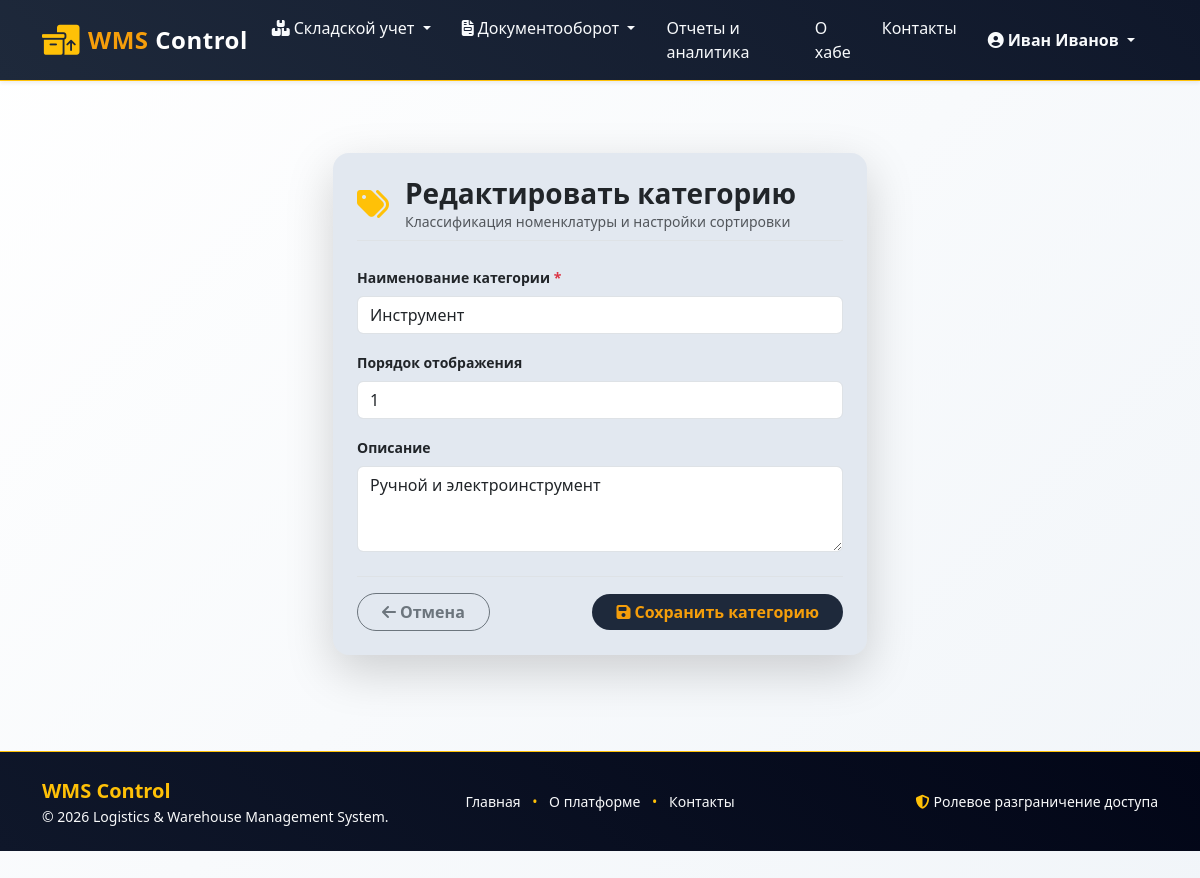
Page /inventory/manage/categories/1/edit/ (signed in) on the committed database.
### inventory/models.py (models this page shows, shortened)
class Category(models.Model):
    name = models.CharField(_('Category name'), max_length=100)
    description = models.TextField(_('Description'), blank=True)
    display_order = models.IntegerField(_('Display order'), default=0)
    class Meta:
        verbose_name = _('Category')
        verbose_name_plural = _('Categories')
        ordering = ['display_order', 'name']

### inventory/views.py (the view)
# urls.py: path('manage/categories/<int:pk>/edit/', views.CategoryUpdateView.as_view(), name='category_update'),
class CategoryUpdateView(ManagerRequiredMixin, UpdateView):
    model = Category
    form_class = CategoryForm
    template_name = 'inventory/manage/category_form.html'
    success_url = reverse_lazy('inventory:manage_category_list')

### inventory/forms.py
class CategoryForm(forms.ModelForm):
    class Meta:
        model = Category
        fields = ['name', 'description', 'display_order']
        widgets = {
            'name': forms.TextInput(attrs={'class': 'form-control', 'placeholder': _('e.g., Fasteners, Electronics')}),
            'description': forms.Textarea(attrs={'class': 'form-control', 'rows': 3}),
            'display_order': forms.NumberInput(attrs={'class': 'form-control'}),
        }

### inventory/mixins.py (called while the page is built)
    def dispatch(self, request, *args, **kwargs):
        if not request.user.is_authenticated:
            return self.handle_no_permission()
        if request.user.is_superuser:
            return super().dispatch(request, *args, **kwargs)
        user_role = getattr(getattr(request.user, 'profile', None), 'role', None)
        if user_role in ['manager', 'admin']:
            return super().dispatch(request, *args, **kwargs)
        raise PermissionDenied

### templates/inventory/manage/category_form.html (shortened to what this page needs)
{% extends 'base.html' %}
{% load i18n %}
{% block content %}
<div class="container py-4 py-lg-5">
    <div class="row justify-content-center">
        <div class="col-12 col-md-8 col-lg-6">
            <div class="card border-0 shadow-lg rounded-4 p-4" style="background-color: var(--card-background-color-dark, #ffffff);">
                <div class="d-flex align-items-center mb-4 pb-2 border-bottom">
                    <i class="fa-solid fa-tags fa-2x text-warning me-3"></i>
                    <div>
                        <h3 class="fw-bold mb-0">
                            {% if object %}{% translate "Edit Category" %}{% else %}{% translate "Create Category" %}{% endif %}
                        </h3>
                        <p class="text-muted small mb-0">{% translate "Nomenclature classification and sorting settings" %}</p>
                    </div>
                </div>
                <form method="post" novalidate>
                    <div class="mb-3">
                        <label for="{{ form.name.id_for_label }}" class="form-label fw-semibold small">
                            {{ form.name.label }} <span class="text-danger">*</span>
                        </label>
                        {{ form.name }}
                    </div>
                    <div class="mb-3">
                        <label for="{{ form.display_order.id_for_label }}" class="form-label fw-semibold small">
                            {{ form.display_order.label }}
                        </label>
                        {{ form.display_order }}
                    </div>
                    <div class="mb-3">
                        <label for="{{ form.description.id_for_label }}" class="form-label fw-semibold small">
                            {{ form.description.label }}
                        </label>
                        {{ form.description }}
                    </div>
                    <div class="d-flex justify-content-between align-items-center mt-4 pt-3 border-top">
                        <a href="{% url 'inventory:manage_category_list' %}" class="btn btn-outline-secondary rounded-pill fw-semibold px-4">
                            <i class="fa-solid fa-arrow-left me-1"></i>{% translate "Cancel" %}
                        </a>
                        <button type="submit" class="btn btn-dark fw-bold rounded-pill px-4" style="background-color: var(--navbar-background-color-light, #212529); color: var(--navbar-text-color-dark, #ffffff); border: none;">
                            <i class="fa-solid fa-floppy-disk me-1"></i>{% translate "Save Category" %}
                        </button>
                    </div>
                </form>
            </div>
        </div>
    </div>
</div>
{% endblock %}

### templates/base.html (shortened to what this page needs)
<!DOCTYPE html>
{% load static %}
{% load i18n %}
<html lang="{{ LANGUAGE_CODE|default:'ru' }}">
<head>
    <link href="https://cdn.jsdelivr.net/npm/bootstrap@5.3.3/dist/css/bootstrap.min.css" rel="stylesheet">
    <link rel="stylesheet" href="https://cdnjs.cloudflare.com/ajax/libs/font-awesome/6.7.2/css/all.min.css">
    <link rel="stylesheet" href="https://cdn.datatables.net/1.13.8/css/dataTables.bootstrap5.min.css">
    <link rel="stylesheet" href="{% static 'css/site.css' %}">
</head>
<body class="d-flex flex-column min-vh-100 bg-light">
    <header>
        <nav class="navbar navbar-expand-lg navbar-dark bg-dark border-bottom border-warning shadow-sm mb-4">
            <div class="container">
                <a class="navbar-brand fw-bold text-warning d-flex align-items-center" href="{% url 'index' %}">
                    <i class="fa-solid fa-boxes-packing fa-lg me-2 text-warning"></i>
                    <span>WMS <span class="text-white">Control</span></span>
                </a>
                <div class="collapse navbar-collapse" id="mainMenu">
                    <ul class="navbar-nav me-auto mb-2 mb-lg-0">
                        {% if user.is_authenticated %}
                            <li class="nav-item dropdown">
                                <a class="nav-link dropdown-toggle text-light" href="#" id="inventoryDropdown" role="button" data-bs-toggle="dropdown" aria-expanded="false">
                                    <i class="fa-solid fa-boxes-stacked me-1"></i>{% trans "Inventory" %}
                                </a>
                            </li>
                            <li class="nav-item dropdown">
                                <a class="nav-link dropdown-toggle text-light" href="#" id="ordersDropdown" role="button" data-bs-toggle="dropdown" aria-expanded="false">
                                    <i class="fa-solid fa-file-invoice me-1"></i>{% trans "Documents" %}
                                </a>
                            </li>
							{% if user.profile.role == 'manager' or user.is_superuser %}
								<li class="nav-item">
									<a class="nav-link text-light" href="{% url 'orders:reports_dashboard' %}">
									   {% trans "Reports" %}
									</a>
								</li>
							{% endif %}
                        {% endif %}
                        <li class="nav-item">
                            <a class="nav-link text-light" href="{% url 'about' %}">{% trans "About Hub" %}</a>
                        </li>
                        <li class="nav-item">
                            <a class="nav-link text-light" href="{% url 'contact' %}">{% trans "Contacts" %}</a>
                        </li>
                    </ul>
                    <div class="d-flex align-items-center gap-3">
                        <ul class="navbar-nav">
                            {% if user.is_authenticated %}
                                <li class="nav-item dropdown">
                                    <a class="nav-link dropdown-toggle text-warning fw-semibold" href="#" id="userDropdown"
                                       role="button" data-bs-toggle="dropdown" aria-expanded="false">
                                        <i class="fa-solid fa-circle-user me-1"></i>{{ user.get_full_name|default:user.username }}
                                    </a>
                                </li>
                            {% else %}
                                <div class="d-flex gap-2">
                                    <a href="{% url 'accounts:login' %}" class="btn btn-outline-warning btn-sm fw-semibold">{% trans "Log in" %}</a>
                                </div>
                            {% endif %}
                        </ul>
                    </div>
                </div>
            </div>
        </nav>
    </header>
    <main role="main" class="flex-grow-1 pb-5">
        <div class="container">
            {% block content %}{% endblock content %}
        </div>
    </main>
	<footer class="bg-dark text-light py-4 border-top border-warning mt-auto">
		<div class="container">
			<div class="row align-items-center gy-3">
				<div class="col-12 col-md-4 text-center text-md-start">
					<div class="fw-bold text-warning fs-5">WMS Control</div>
					<p class="small text-light mb-0">&copy; 2026 Logistics & Warehouse Management System.</p>
				</div>
				<div class="col-12 col-md-4 text-center">
					<ul class="list-inline mb-0 small">
						<li class="list-inline-item"><a href="{% url 'index' %}" class="text-light text-decoration-none">{% trans "Home" %}</a></li>
						<li class="list-inline-item text-warning">•</li>
						<li class="list-inline-item"><a href="{% url 'about' %}" class="text-light text-decoration-none">{% trans "About" %}</a></li>
						<li class="list-inline-item text-warning">•</li>
						<li class="list-inline-item"><a href="{% url 'contact' %}" class="text-light text-decoration-none">{% trans "Contacts" %}</a></li>
					</ul>
				</div>
				<div class="col-12 col-md-4 text-center text-md-end small text-light">
					<i class="fa-solid fa-shield-halved text-warning me-1"></i>{% trans "Role-based Access Control" %}
				</div>
			</div>
		</div>
	</footer>
</body>
</html>

### static/css/site.css (style rules this page uses)
:root { --navbar-background-color-light: #1E293B; --navbar-background-color-dark: #0F172A; --navbar-text-color-light: #F8FAFC; --navbar-text-color-dark: #F59E0B; --header-background-color-light: #F8FAFC; --header-background-color-dark: #E2E8F0; --header-text-color-light: #1E293B; --header-text-color-dark: #0F172A; --main-background-color-light: #FFFFFF; --main-background-color-dark: #F1F5F9; --main-text-color: #334155; --main-header-color: #0F172A; --card-background-color-light: #FFFFFF; --card-background-color-dark: #E2E8F0; --card-text-color-light: #1E293B; --card-text-color-dark: #0F172A; --table-background-color-light: #FFFFFF; --table-background-color-dark: #F8FAFC; --table-text-color: #1E293B; --footer-background-color-light: #0F172A; --footer-background-color-dark: #020617; --footer-text-color-light: #94A3B8; --footer-text-color-dark: #E2E8F0; --star-size: 30px; --star-color: #F59E0B; --star-background: #64748B; }
html { font-size: 14px; }
@media (min-width: 768px) { html { font-size: 16px; } }
html { position: relative; min-height: 100%; }
.navbar { background-image: linear-gradient(45deg, var(--navbar-background-color-light), var(--navbar-background-color-dark)); padding: 8px 16px; }
.navbar-brand { color: var(--navbar-text-color-dark) !important; font-weight: bold; font-size: 24px; letter-spacing: 0.5px; }
.navbar-nav .nav-link { color: var(--navbar-text-color-light) !important; font-size: 16px; margin-right: 15px; transition: color 0.3s ease; }
body { margin-bottom: 60px; color: var(--main-text-color); background-image: linear-gradient(135deg, var(--main-background-color-light), var(--main-background-color-dark)); background-attachment: fixed; }
footer { position: relative; bottom: 0; width: 100%; background-image: linear-gradient(45deg, var(--footer-background-color-light), var(--footer-background-color-dark)); color: var(--footer-text-color-light); padding-top: 1.5rem; padding-bottom: 1.5rem; }

### rows in the picture
Category: name "Инструмент", display_order "1", description "Ручной и электроинструмент"

### other values in the picture
{{ user.get_full_name|default:user.username }} "Иван Иванов"
